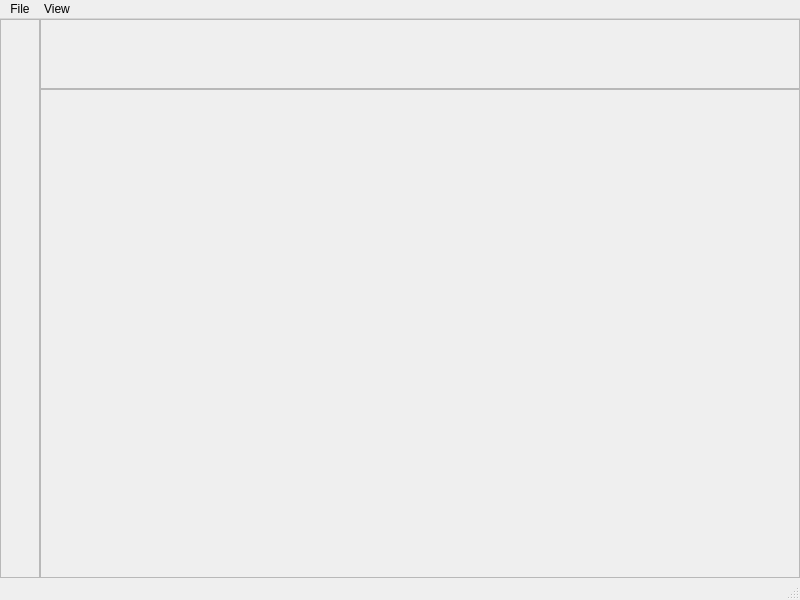
<?xml version="1.0" encoding="UTF-8"?>
<ui version="4.0">
 <class>MainWindow</class>
 <widget class="QMainWindow" name="MainWindow">
  <property name="geometry">
   <rect>
    <x>0</x>
    <y>0</y>
    <width>800</width>
    <height>600</height>
   </rect>
  </property>
  <property name="windowTitle">
   <string>MainWindow</string>
  </property>
  <widget class="QWidget" name="centralwidget">
   <property name="sizePolicy">
    <sizepolicy hsizetype="Expanding" vsizetype="Expanding">
     <horstretch>0</horstretch>
     <verstretch>0</verstretch>
    </sizepolicy>
   </property>
   <layout class="QGridLayout" name="gridLayout" rowstretch="0,0,0" columnstretch="0,0">
    <property name="leftMargin">
     <number>0</number>
    </property>
    <property name="topMargin">
     <number>0</number>
    </property>
    <property name="rightMargin">
     <number>0</number>
    </property>
    <property name="bottomMargin">
     <number>0</number>
    </property>
    <property name="spacing">
     <number>0</number>
    </property>
    <item row="2" column="1">
     <widget class="QFrame" name="workingArea_frame">
      <property name="sizePolicy">
       <sizepolicy hsizetype="Expanding" vsizetype="Expanding">
        <horstretch>0</horstretch>
        <verstretch>0</verstretch>
       </sizepolicy>
      </property>
      <property name="frameShape">
       <enum>QFrame::Shape::StyledPanel</enum>
      </property>
      <property name="frameShadow">
       <enum>QFrame::Shadow::Raised</enum>
      </property>
      <layout class="QGridLayout" name="gridLayout_2">
       <property name="leftMargin">
        <number>0</number>
       </property>
       <property name="topMargin">
        <number>0</number>
       </property>
       <property name="rightMargin">
        <number>0</number>
       </property>
       <property name="bottomMargin">
        <number>0</number>
       </property>
       <property name="spacing">
        <number>0</number>
       </property>
       <item row="0" column="0">
        <widget class="QStackedWidget" name="files_widget">
         <property name="currentIndex">
          <number>-1</number>
         </property>
        </widget>
       </item>
      </layout>
     </widget>
    </item>
    <item row="1" column="1">
     <widget class="QScrollArea" name="tabs_scrollArea">
      <property name="sizePolicy">
       <sizepolicy hsizetype="Expanding" vsizetype="Minimum">
        <horstretch>0</horstretch>
        <verstretch>0</verstretch>
       </sizepolicy>
      </property>
      <property name="minimumSize">
       <size>
        <width>0</width>
        <height>0</height>
       </size>
      </property>
      <property name="maximumSize">
       <size>
        <width>16777215</width>
        <height>16777215</height>
       </size>
      </property>
      <property name="baseSize">
       <size>
        <width>0</width>
        <height>0</height>
       </size>
      </property>
      <property name="sizeAdjustPolicy">
       <enum>QAbstractScrollArea::SizeAdjustPolicy::AdjustToContents</enum>
      </property>
      <property name="widgetResizable">
       <bool>true</bool>
      </property>
      <property name="alignment">
       <set>Qt::AlignmentFlag::AlignLeading|Qt::AlignmentFlag::AlignLeft|Qt::AlignmentFlag::AlignTop</set>
      </property>
      <widget class="QWidget" name="tabs_scrollAreaWidgetContents">
       <property name="geometry">
        <rect>
         <x>0</x>
         <y>0</y>
         <width>758</width>
         <height>68</height>
        </rect>
       </property>
       <property name="sizePolicy">
        <sizepolicy hsizetype="Expanding" vsizetype="Minimum">
         <horstretch>0</horstretch>
         <verstretch>0</verstretch>
        </sizepolicy>
       </property>
       <property name="minimumSize">
        <size>
         <width>0</width>
         <height>0</height>
        </size>
       </property>
       <property name="maximumSize">
        <size>
         <width>16777215</width>
         <height>16777215</height>
        </size>
       </property>
       <layout class="QHBoxLayout" name="horizontalLayout_2">
        <property name="spacing">
         <number>0</number>
        </property>
        <property name="sizeConstraint">
         <enum>QLayout::SizeConstraint::SetDefaultConstraint</enum>
        </property>
        <property name="leftMargin">
         <number>0</number>
        </property>
        <property name="topMargin">
         <number>0</number>
        </property>
        <property name="rightMargin">
         <number>0</number>
        </property>
        <property name="bottomMargin">
         <number>0</number>
        </property>
        <item>
         <spacer name="horizontalSpacer">
          <property name="orientation">
           <enum>Qt::Orientation::Horizontal</enum>
          </property>
          <property name="sizeHint" stdset="0">
           <size>
            <width>615</width>
            <height>20</height>
           </size>
          </property>
         </spacer>
        </item>
       </layout>
      </widget>
     </widget>
    </item>
    <item row="0" column="0" rowspan="3">
     <widget class="QFrame" name="tools_frame">
      <property name="sizePolicy">
       <sizepolicy hsizetype="Minimum" vsizetype="Minimum">
        <horstretch>0</horstretch>
        <verstretch>0</verstretch>
       </sizepolicy>
      </property>
      <property name="minimumSize">
       <size>
        <width>20</width>
        <height>0</height>
       </size>
      </property>
      <property name="frameShape">
       <enum>QFrame::Shape::StyledPanel</enum>
      </property>
      <property name="frameShadow">
       <enum>QFrame::Shadow::Raised</enum>
      </property>
      <layout class="QVBoxLayout" name="verticalLayout">
       <item>
        <spacer name="verticalSpacer">
         <property name="orientation">
          <enum>Qt::Orientation::Vertical</enum>
         </property>
         <property name="sizeHint" stdset="0">
          <size>
           <width>20</width>
           <height>40</height>
          </size>
         </property>
        </spacer>
       </item>
      </layout>
     </widget>
    </item>
   </layout>
  </widget>
  <widget class="QMenuBar" name="menubar">
   <property name="geometry">
    <rect>
     <x>0</x>
     <y>0</y>
     <width>800</width>
     <height>20</height>
    </rect>
   </property>
   <widget class="QMenu" name="menuFile">
    <property name="title">
     <string>File</string>
    </property>
    <addaction name="actionNew"/>
    <addaction name="actionSave"/>
    <addaction name="actionLoad"/>
    <addaction name="actionExit"/>
   </widget>
   <widget class="QMenu" name="menuView">
    <property name="title">
     <string>View</string>
    </property>
    <addaction name="actionTools"/>
    <addaction name="actionTabs"/>
    <addaction name="actionWorkingArea"/>
   </widget>
   <addaction name="menuFile"/>
   <addaction name="menuView"/>
  </widget>
  <widget class="QStatusBar" name="statusbar"/>
  <action name="actionExit">
   <property name="text">
    <string>Exit</string>
   </property>
   <property name="menuRole">
    <enum>QAction::MenuRole::TextHeuristicRole</enum>
   </property>
  </action>
  <action name="actionNew">
   <property name="text">
    <string>New</string>
   </property>
  </action>
  <action name="actionSave">
   <property name="text">
    <string>Save</string>
   </property>
  </action>
  <action name="actionLoad">
   <property name="text">
    <string>Load</string>
   </property>
  </action>
  <action name="actionTools">
   <property name="checkable">
    <bool>true</bool>
   </property>
   <property name="checked">
    <bool>true</bool>
   </property>
   <property name="text">
    <string>Tools</string>
   </property>
  </action>
  <action name="actionWorkingArea">
   <property name="checkable">
    <bool>true</bool>
   </property>
   <property name="checked">
    <bool>true</bool>
   </property>
   <property name="text">
    <string>Working area(will be deleted)</string>
   </property>
   <property name="visible">
    <bool>true</bool>
   </property>
  </action>
  <action name="actionTabs">
   <property name="checkable">
    <bool>true</bool>
   </property>
   <property name="checked">
    <bool>true</bool>
   </property>
   <property name="text">
    <string>Tabs</string>
   </property>
  </action>
 </widget>
 <resources/>
 <connections/>
</ui>
